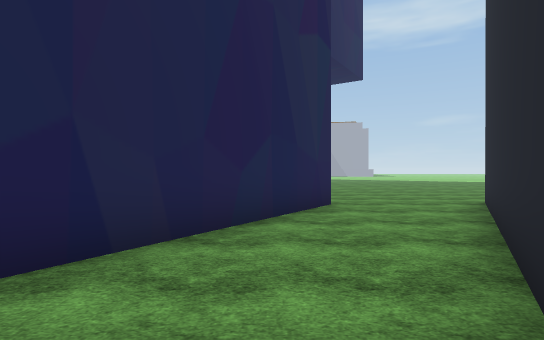
[1] (above)

19 first-person views from a walk through a scene from a Unity 3-D project. The camera is 1.5 m above the floor, looks level and sees 80° across. Doors are open. The floor is counted in squares, 2 m on a side. Each view is taken from the middle of a square. On the plan, view 1 faces up. The plan holds only what a view shows up to about 11 squares ahead; the rest is blank. The place goes on beyond the plan. The player is left out. Some surface patterns are stand-ins.

[2]
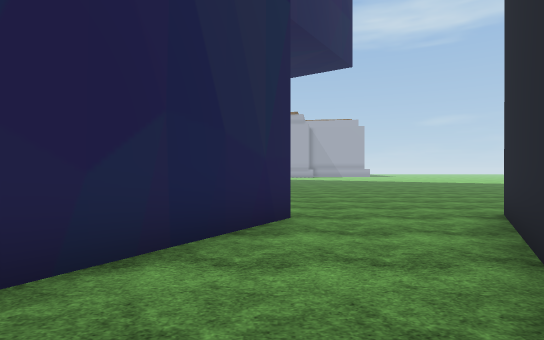

[3]
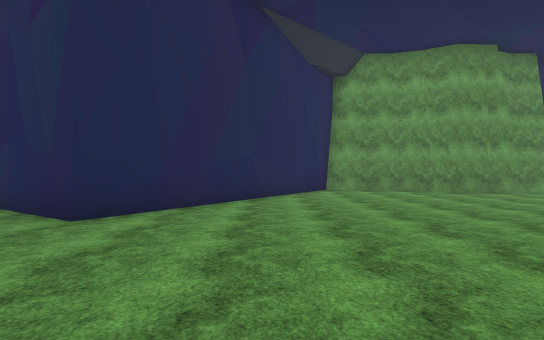

[4]
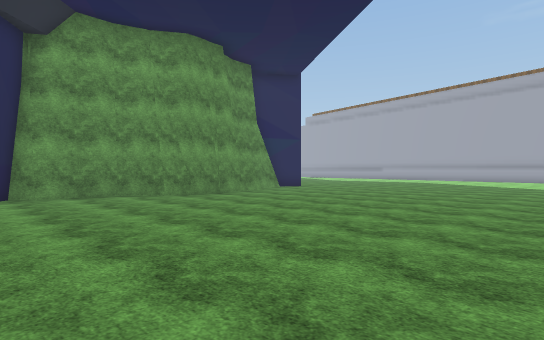

[5]
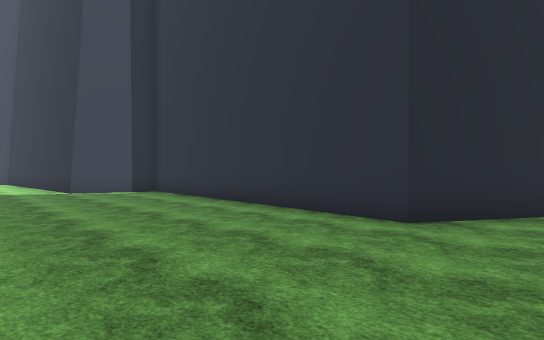

[6]
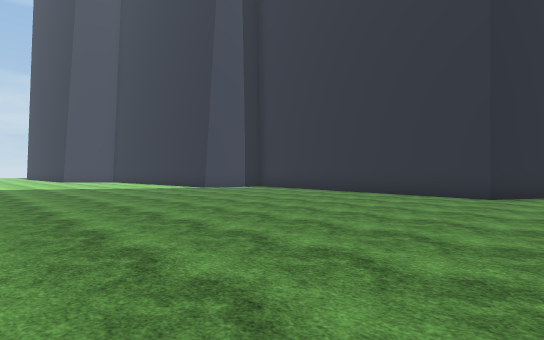

[7]
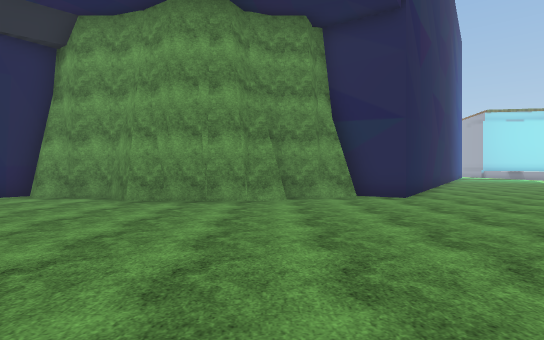

[8]
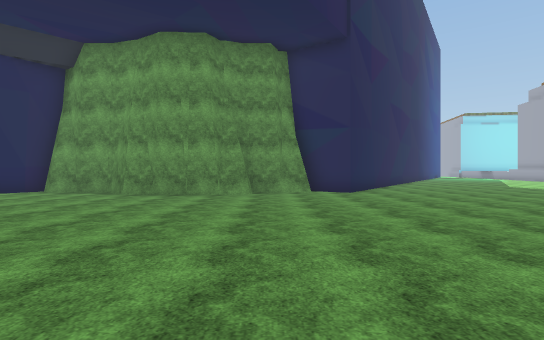

[9]
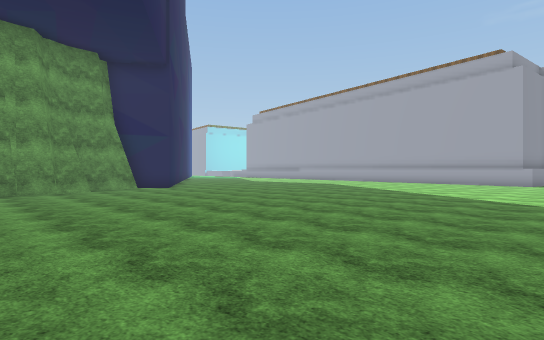

[10]
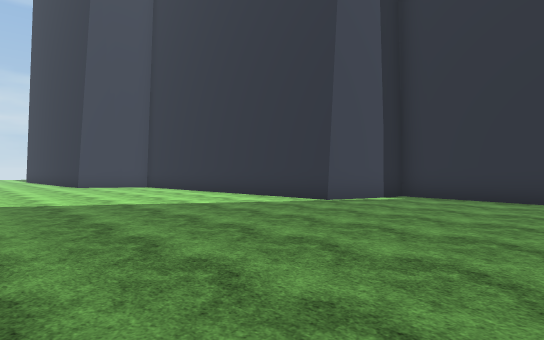

[11]
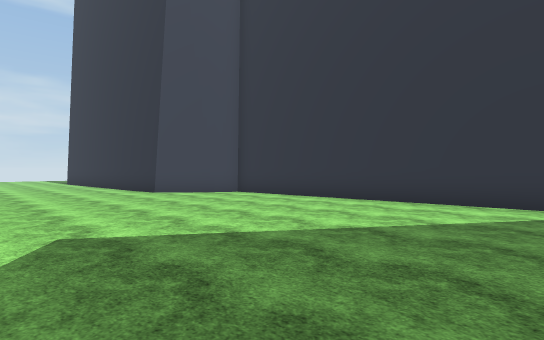

[12]
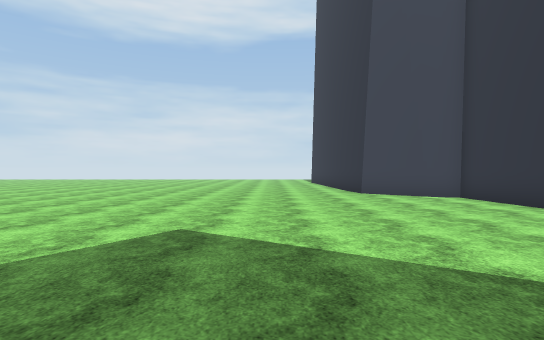

[13]
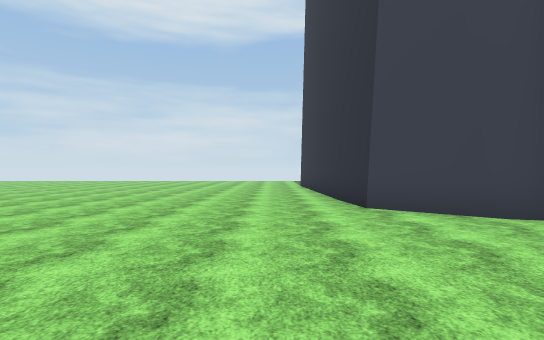

[14]
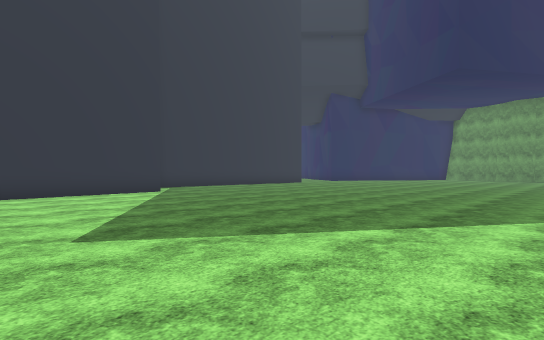

[15]
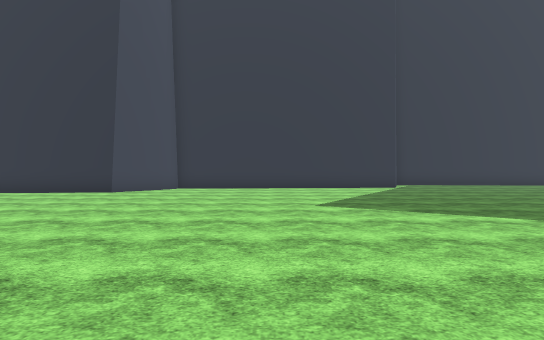

[16]
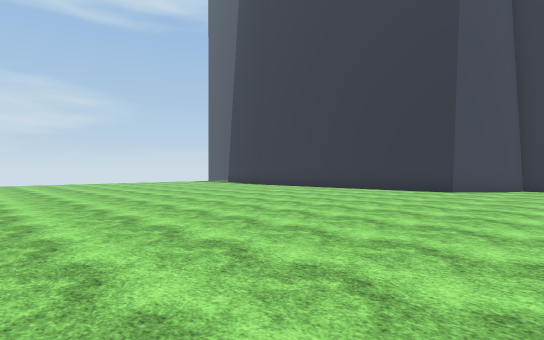

[17]
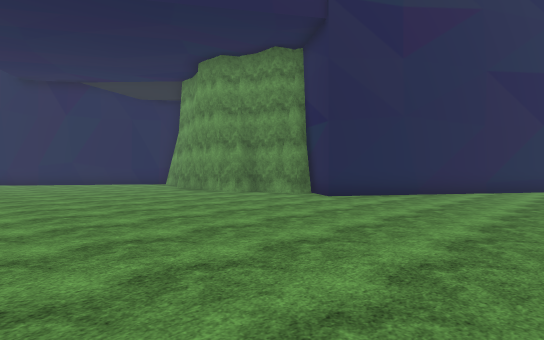

[18]
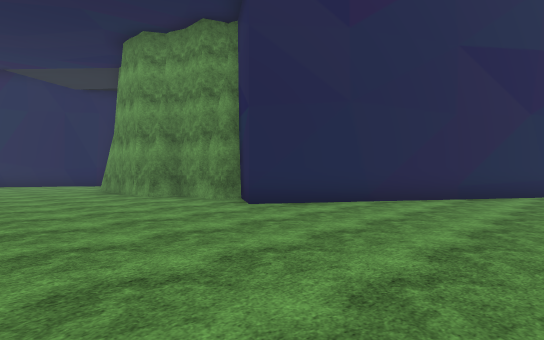

[19]
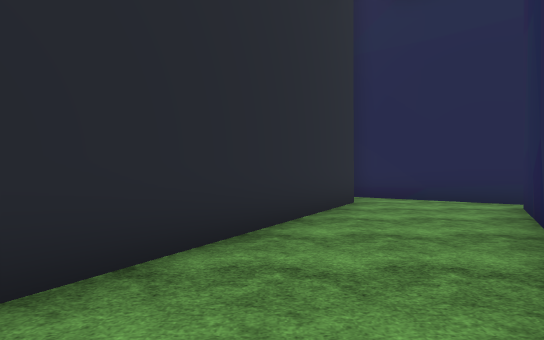

### Floor plan
Points are (right, up) in squares from view 1. A wall is a line through its corners. A room is listed if a view was taken in it or the views show most of it. See-through windows are left out.
Room 1 (views 1, 2, 3, 4, 5, 6, 7, 8, 9, 10, 11, 12, 13, 14, 15, 16, 17, 18, 19)
walls: (14, 7.4) (14.7, 9.2) (23.8, 9.8) (24, 10.4) (25.4, 12.1) (29.6, 12.6); (0.1, -0.5) (4.9, 7.4) (13.9, 6.8) (14, 7.5); (-10.5, 25.7) (-5.7, 22.6) (-6.6, 21.2) (-5.9, 21.2) (-5.9, 19.3) (-4.9, 19.3) (-4.9, 15.5) (-5.9, 14.6) (-5.9, 12.7) (-6.4, 12.1) (1.3, 7.1) (-2.8, 0.8); (-3.4, 0) (-0.3, -2)

Where each view was taken, in squares from view 1:
view 1: 0 up, 0 right, facing up
view 2: 2 up, 1 right, facing up
view 3: 10 up, 6 right, facing left
view 4: 11 up, 4 right, facing up-left
view 5: 12 up, 3 right, facing down-right
view 6: 17 up, 3 right, facing down-right
view 7: 19 up, 3 right, facing left
view 8: 20 up, 5 right, facing left
view 9: 16 up, 7 right, facing up-left
view 10: 16 up, 10 right, facing down-right
view 11: 17 up, 15 right, facing down-right
view 12: 15 up, 15 right, facing right
view 13: 14 up, 19 right, facing right
view 14: 20 up, 20 right, facing down-left
view 15: 23 up, 20 right, facing down
view 16: 24 up, 22 right, facing down-right
view 17: 28 up, 2 right, facing down-left
view 18: 28 up, 1 left, facing down-left
view 19: 7 up, 2 right, facing down
